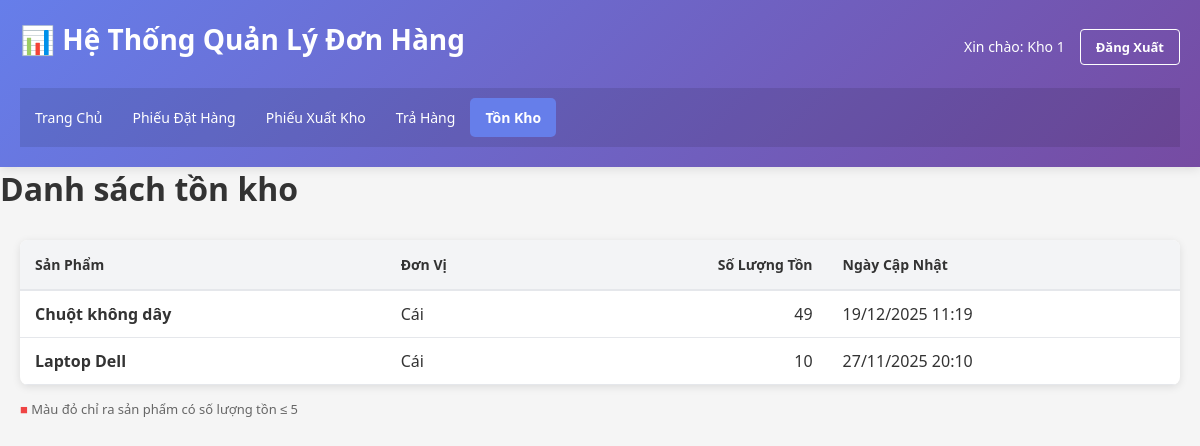
Page /ton_kho/list.php (signed in) on the committed database.
### tables this page shows
CREATE TABLE `ton_kho` (
  `ma_ton_kho` int(11) NOT NULL,
  `ma_san_pham` int(11) NOT NULL,
  `so_luong_ton` int(11) DEFAULT 0,
  `ngay_cap_nhat` datetime DEFAULT current_timestamp()
);

CREATE TABLE `san_pham` (
  `ma_san_pham` int(11) NOT NULL,
  `ten_san_pham` varchar(255) NOT NULL,
  `ma_loai_san_pham` int(11) DEFAULT NULL,
  `gia_ban` decimal(15,2) NOT NULL,
  `don_vi` varchar(50) DEFAULT 'Cái',
  `mo_ta` text DEFAULT NULL,
  `ngay_tao` datetime DEFAULT current_timestamp()
);

### ton_kho/list.php (the view, shortened to what this page needs)
<?php
include '../config.php';
$sql = "SELECT tk.ma_ton_kho, sp.ten_san_pham, sp.don_vi, tk.so_luong_ton, tk.ngay_cap_nhat
        FROM ton_kho tk
        JOIN san_pham sp ON tk.ma_san_pham = sp.ma_san_pham
        ORDER BY sp.ten_san_pham";
$result = $conn->query($sql);
?>
<!DOCTYPE html>
<html lang="vi">
<head>
    <link rel="stylesheet" href="../../css/style.css">
</head>
<body>
    <div class="container">
        <?php include '../header.php'; ?>
       <h1>Danh sách tồn kho</h1>
        <main>
            <table class="table">
                <thead>
                    <tr>
                        <th>Sản Phẩm</th>
                        <th>Đơn Vị</th>
                        <th style="text-align: right;">Số Lượng Tồn</th>
                        <th>Ngày Cập Nhật</th>
                    </tr>
                </thead>
                <tbody>
                    <?php
                    if ($result->num_rows > 0) {
                        while($row = $result->fetch_assoc()) {
                            echo "<tr>";
                            echo "<td><strong>" . htmlspecialchars($row['ten_san_pham']) . "</strong></td>";
                            echo "<td>" . htmlspecialchars($row['don_vi']) . "</td>";
                            echo "<td style='text-align: right;'>";
                            if ($row['so_luong_ton'] <= 5) {
                                echo "<span style='color: #ef4444; font-weight: bold;'>" . $row['so_luong_ton'] . "</span>";
                            } else {
                                echo $row['so_luong_ton'];
                            }
                            echo "</td>";
                            echo "<td>" . date('d/m/Y H:i', strtotime($row['ngay_cap_nhat'])) . "</td>";
                            echo "</tr>";
                        }
                    } else {
                        echo "<tr><td colspan='4' style='text-align: center;'>Không có dữ liệu tồn kho</td></tr>";
                    }
                    ?>
                </tbody>
            </table>
            <p style="margin-top: 15px; color: #666; font-size: 13px;">
                <span style="color: #ef4444;">■</span> Màu đỏ chỉ ra sản phẩm có số lượng tồn ≤ 5
            </p>
        </main>
    </div>
</body>
</html>

### css/style.css (style rules this page uses)
* { margin: 0; padding: 0; box-sizing: border-box; }
body { font-family: 'Segoe UI', Tahoma, Geneva, Verdana, sans-serif; background-color: #f5f5f5; color: #333; }
.container { max-width: 1200px; margin: 0 auto; min-height: 100vh; display: flex; flex-direction: column; }
main { flex: 1; padding: 30px 20px; }
.table { width: 100%; border-collapse: collapse; background: white; box-shadow: 0 2px 8px rgba(0,0,0,0.1); border-radius: 8px; overflow: hidden; }
.table thead { background-color: #f3f4f6; border-bottom: 2px solid #e5e7eb; }
.table th { padding: 15px; text-align: left; font-weight: 600; color: #333; font-size: 14px; }
.table td { padding: 12px 15px; border-bottom: 1px solid #e5e7eb; }

### rows in the picture
ton_kho: ma_san_pham.ten_san_pham "Chuột không dây", ma_san_pham.don_vi "Cái", so_luong_ton "49", ngay_cap_nhat "19/12/2025 11:19"
ton_kho: ma_san_pham.ten_san_pham "Laptop Dell", ma_san_pham.don_vi "Cái", so_luong_ton "10", ngay_cap_nhat "27/11/2025 20:10"

### other values in the picture
$_SESSION['user_name'] "Kho 1"
